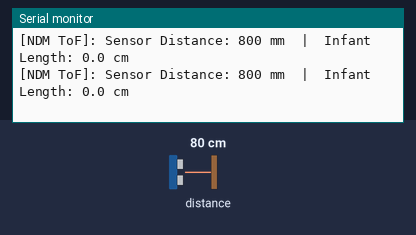
Recording of a sketch running on a simulated ESP32-S3. Shown: the last lines printed to the serial monitor. Inputs (shaded band) come from the test bench; at power-on: distance to the obstacle 80 cm.

Above: at 1.8 s.
1.9 s: distance to the obstacle set to 250 cm
At 2.4 s:
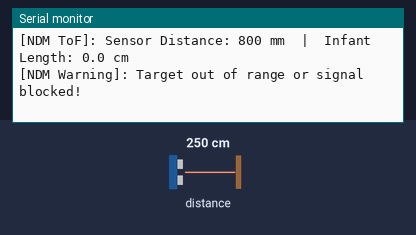
4.0 s: distance to the obstacle set to 2 cm
At 4.4 s:
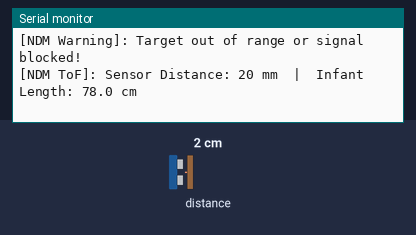

The sketch:

basic_h-1.ino
```cpp
/*
 * Project: NEO DIMETRIX (NDM) - Standalone ToF Height Module
 * Hardware: ESP32-S3 + VL53L0X Time-of-Flight Distance Sensor
 *
 * Pin Connections:
 *   - VL53L0X VCC  -> ESP32-S3 3V3
 *   - VL53L0X GND  -> ESP32-S3 GND
 *   - VL53L0X SDA  -> ESP32-S3 GPIO 8
 *   - VL53L0X SCL  -> ESP32-S3 GPIO 9
 */

#include <Wire.h>
#include <Adafruit_VL53L0X.h>

// I2C Pin Definitions for ESP32-S3
#define SDA_PIN  8
#define SCL_PIN  9

// Stadiometer Frame Config (800mm = 80cm total bed length)
const int BED_LENGTH_MM = 800;

Adafruit_VL53L0X lox = Adafruit_VL53L0X();

// Non-blocking timer variables
unsigned long lastReadTime = 0;
const unsigned long readInterval = 500; // Read distance every 500 ms

void setup() {
  Serial.begin(115200);

  Serial.println("\n=====================================");
  Serial.println("   NEO DIMETRIX (NDM) - ToF Test Node ");
  Serial.println("=====================================");

  // 1. Initialize Hardware I2C on GPIO 8 (SDA) and GPIO 9 (SCL)
  Wire.begin(SDA_PIN, SCL_PIN);

  // 2. Initialize VL53L0X ToF Sensor
  if (!lox.begin()) {
    Serial.println("[NDM Error]: VL53L0X sensor not detected!");
    Serial.println("Please check power (3V3/GND) and I2C lines (GPIO 8/9).");
    while (1); // Stop execution if sensor initialization fails
  }

  Serial.println("[NDM]: VL53L0X ToF Sensor Online & Ready!");
}

void loop() {
  unsigned long currentMillis = millis(); // Non-blocking check

  if (currentMillis - lastReadTime >= readInterval) {
    lastReadTime = currentMillis;

    VL53L0X_RangingMeasurementData_t measure;
    lox.rangingTest(&measure, false); // Perform single laser ranging scan

    // RangeStatus != 4 means a valid photon reflection was returned
    if (measure.RangeStatus != 4) {
      int distanceMm = measure.RangeMilliMeter;

      // Stadiometer Math: Infant Length = Bed Length - Distance to Footboard
      int infantLengthMm = BED_LENGTH_MM - distanceMm;
      if (infantLengthMm < 0) infantLengthMm = 0; // Clamp negative values

      float infantLengthCm = infantLengthMm / 10.0; // Convert mm to cm

      // Serial Output
      Serial.print("[NDM ToF]: Sensor Distance: ");
      Serial.print(distanceMm);
      Serial.print(" mm  |  Infant Length: ");
      Serial.print(infantLengthCm, 1);
      Serial.println(" cm");

    } else {
      Serial.println("[NDM Warning]: Target out of range or signal blocked!");
    }
  }

  // CPU remains 100% free here
}
```

Measured:
- after the input at 1.9 s, the serial monitor: prints a new line after 0.13 s (image 1)
- after the input at 4.0 s, the serial monitor: prints a new line at once (image 2)
